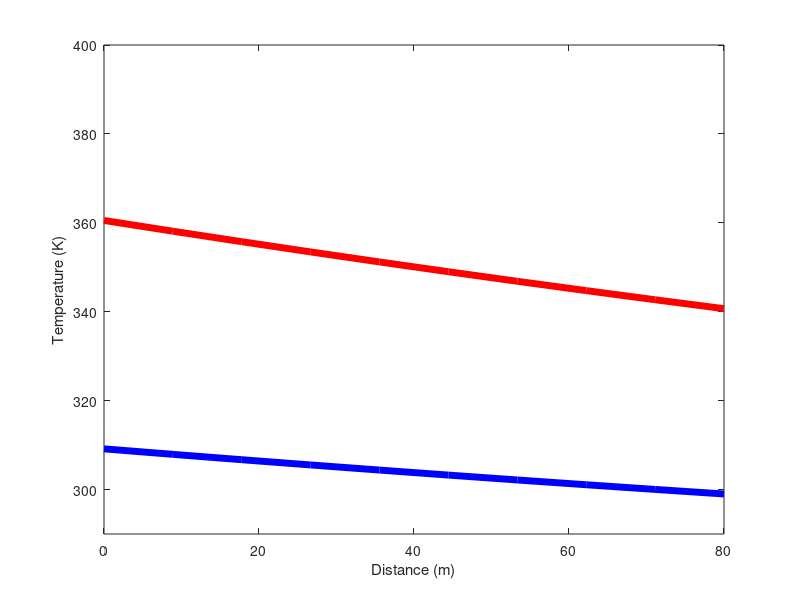

Reproduce this figure in MATLAB.
%COUNTER CURRENTDOUBLE PIPE HE
l = 80; %m pipe length
r1 = 0.1; %m inner radius
r2 = 0.15; %m outer pipe radius
n = 10; % number of nodes used

%Fluid 1 data
m1 = 20; %kg/s mass flowrate
Cp1 = 4180; %J/kg K Cp
rho1 = 1000; %kg/m3

%Fluid 2 data
m2 = 10; %kg/s
Cp2 = 4180; %J/kg K Cp
rho2 = 1000; %kg/m3

Ac1 = pi * (r1 ^ 2); % Crosssectional area of inner tube
Ac2 = pi * (r2 ^ 2 - r1 ^ 2); % Cross sectional area of outer tube

T1in = 298; % K Inlet temp of fluid 1
T2in = 363; % K Inlet temperature of fluid 2

T0 = 298; %K initial temperature of fluid through pipe
U = 400; %W/m2 - Overall HT coeff

dx = l/n; % Dividing length into nodes
time_final=1000; %seconds
dt=10; %seconds

x=linspace(0,l,n); %Array containing space between node 2 to n-1
T1=ones(1,n)*T0; %Initial conditions for all the nodes in geometry 1
T2=ones(1,n)*T0; %Initial conditions for all the nodes in geometry 2

dTdt1 = ones(1,n-2); %Rate of change in temerature of liquid 1
dTdt2 = ones(1,n-2); %Rate of change in temperature of liquid 2
t=0:dt:time_final; %array for time

for j=1:length(t)
    clf
    %Energy balance for fluid 1
    dTdt1(1:n-1)=(m1*Cp1*(T1(2:n)-T1(1:n-1))+U*2*pi*r1*dx*(T2(1:n-1)-T1(1:n-1)))/(rho1*Cp1*Ac1*dx);
    dTdt1(n)=(m1*Cp1*(T1in-T1(n))+U*2*pi*r1*dx*(T2(n)-T1(n)))/(rho1*Cp1*Ac1*dx);
    %Energy balance for fluid 2
    dTdt2(2:n)=(m2*Cp2*(T2(1:n-1)-T2(2:n))-U*2*pi*r1*dx*(T2(2:n)-T1(2:n)))/(rho2*Cp2*Ac2*dx);
    dTdt2(1)=(m2*Cp2*(T2in-T2(1))-U*2*pi*r1*dx*(T2(1)-T1(1)))/(rho2*Cp2*Ac2*dx);
    T1 = T1 + dTdt1 * dt; 
    T2 = T2 + dTdt2 * dt;
   
    plot(x,T1,'-b','LineWidth',5)
    axis([0,80,290,400])
    xlabel('Distance (m)');
    ylabel('Temperature (K)');
    hold on
    plot(x,T2,'-r','LineWidth',5)
    pause(0.1)
end